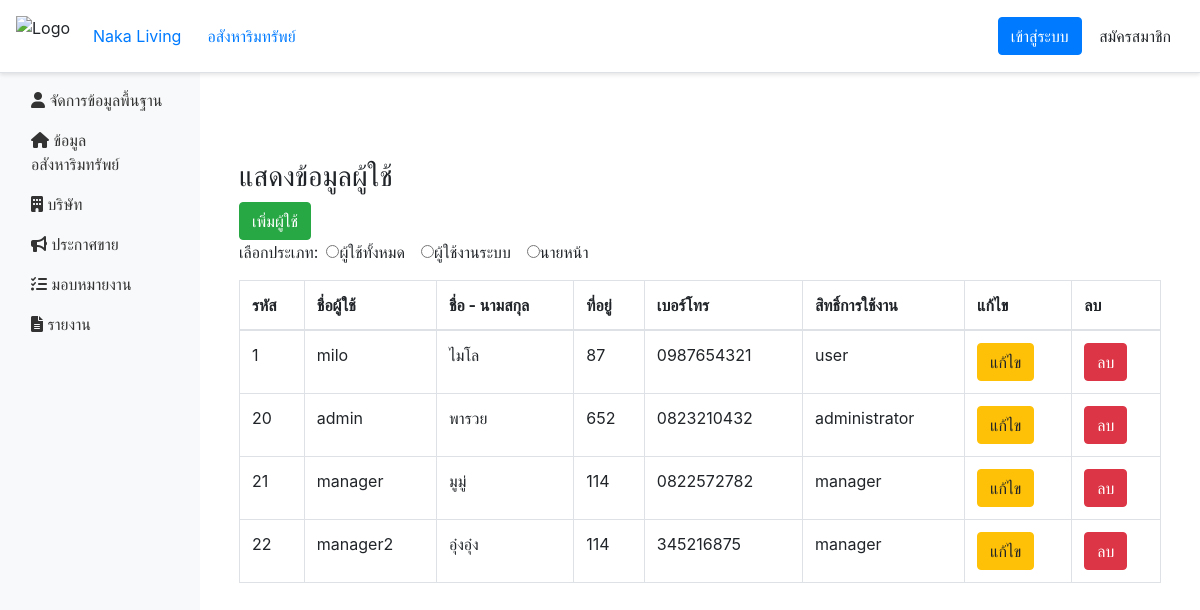
/edituser.php, run on the app's committed database.
### tables this page shows
CREATE TABLE `user` (
  `u_id` int(5) NOT NULL,
  `u_fullname` varchar(40) NOT NULL,
  `u_username` varchar(40) NOT NULL,
  `u_password` varchar(40) NOT NULL,
  `u_address` text NOT NULL,
  `u_level` text NOT NULL,
  `u_phone` char(10) NOT NULL
);

### edituser.php (the view, shortened to what this page needs)
<?php
$objCon = connectDB();
$sql = "SELECT * FROM user";
$result = mysqli_query($objCon, $sql);
?>
<!DOCTYPE html>
<html lang="th">
<head>
    <link href="./css/bootstrap.min.css" rel="stylesheet">
    <link href="./css/style.css" rel="stylesheet">
    <link rel="stylesheet" href="https://cdnjs.cloudflare.com/ajax/libs/font-awesome/5.15.3/css/all.min.css">
</head>
<body>
<?php include 'logobar.php'; ?>
    <main class="col-md-9 ms-sm-auto col-lg-10 px-md-4">
    <div class="container">
    <div><h3>แสดงข้อมูลผู้ใช้</div>
    <a href="registermanger.php" class="btn btn-success">เพิ่มผู้ใช้</a>
    <form id="filterForm" action="" method="get" class="form-inline mb-3">
    <div class="form-group">
        <label for="level" class="mr-2">เลือกประเภท:</label>
        <input type="radio" id="all" name="level" value="all" <?= $level == 'all' ? 'checked' : '' ?> onchange="filterResults()">
        <label for="all" class="mr-3">ผู้ใช้ทั้งหมด</label>
        <input type="radio" id="user" name="level" value="user" <?= $level == 'user' ? 'checked' : '' ?> onchange="filterResults()">
        <label for="user" class="mr-3">ผู้ใช้งานระบบ</label>
        <input type="radio" id="manager" name="level" value="manager" <?= $level == 'manager' ? 'checked' : '' ?> onchange="filterResults()">
        <label for="manager" class="mr-3">นายหน้า</label>
    </div>
</form>
    <table class="table table-bordered">
        <thead>
            <tr>
                <th>รหัส</th>
                <th>ชื่อผู้ใช้</th>
                <th>ชื่อ - นามสกุล</th>
                <th>ที่อยู่</th>
                <th>เบอร์โทร</th>
                <th>สิทธิ์การใช้งาน</th>
                <th>แก้ไข</th>
                <th>ลบ</th>
            </tr>
        </thead>
        <tbody>
        <?php
        if ($result) {
            while ($row = mysqli_fetch_array($result)) {
                echo "<tr>
                    <td>{$row['u_id']}</td>
                    <td>{$row['u_username']}</td>
                    <td>{$row['u_fullname']}</td>
                    <td>{$row['u_address']}</td>
                    <td>{$row['u_phone']}</td>
                    <td>{$row['u_level']}</td>
                    <td><a href='ed_user.php?id={$row['u_id']}' class='btn btn-warning'>แก้ไข</a></td>
                    <td><a href='delete_user.php?id={$row['u_id']}' class='btn btn-danger' onclick='return confirmDeletion(this.href);'>ลบ</a></td>
                </tr>";
            }
        } else {
            echo "<tr><td colspan='9'>ไม่พบข้อมูล</td></tr>";
        }
        ?>
        </tbody>
    </table>
    </main>
</body>
</html>

### css/style.css (style rules this page uses)
body, html { margin: 0; padding: 0; height: 100%; font-family: Arial, sans-serif; }

### edituser.php (style rules this page uses)
.container { margin-top: -700px; }

### logobar.php (style rules this page uses)
body { margin-top: 60px; }

### data on the page
user: u_id "1", u_username "milo", u_fullname "ไมโล", u_address "87", u_phone "0987654321", u_level "user"
user: u_id "20", u_username "admin", u_fullname "พารวย", u_address "652", u_phone "0823210432", u_level "administrator"
user: u_id "21", u_username "manager", u_fullname "มูมู่", u_address "114", u_phone "0822572782", u_level "manager"
user: u_id "22", u_username "manager2", u_fullname "อุ๋งอุ๋ง", u_address "114", u_phone "345216875", u_level "manager"
